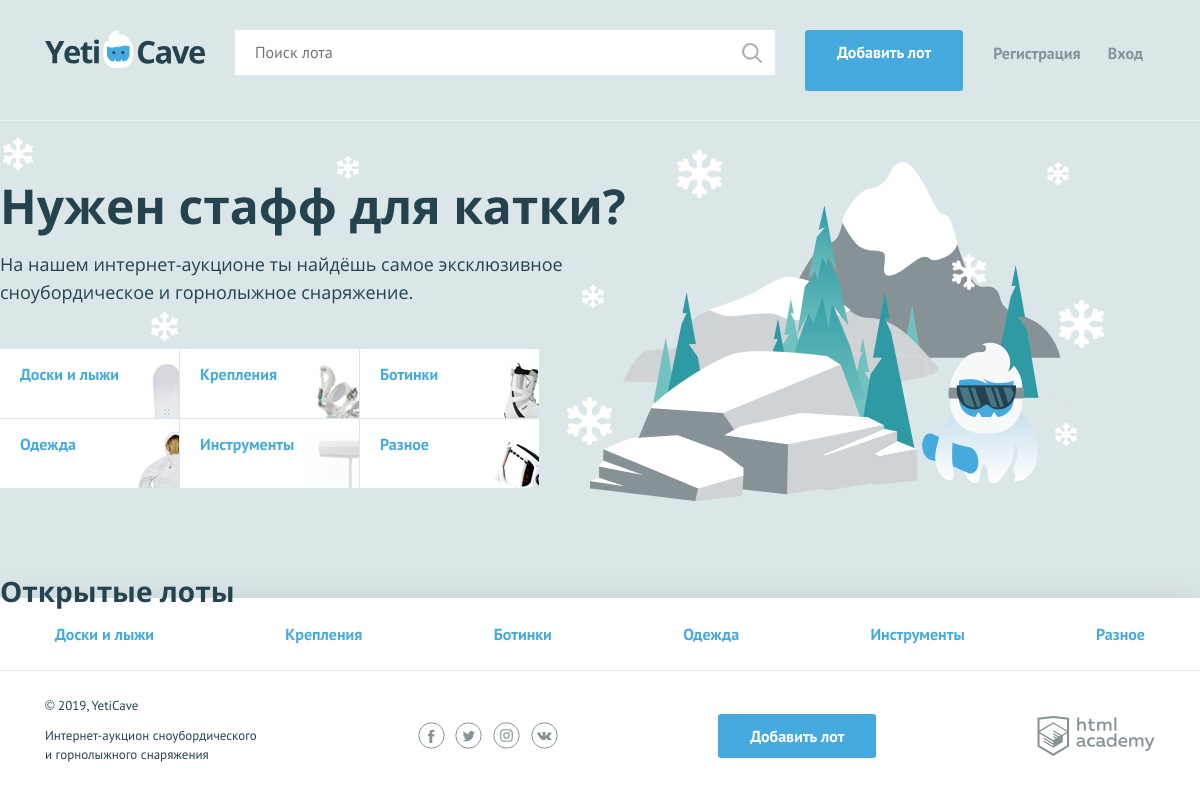
The page / on the database its author committed.
### tables this page shows
CREATE TABLE category(
    id INT AUTO_INCREMENT PRIMARY KEY,
    name CHAR(64) NOT NULL,
    symbol_code CHAR(64) NOT NULL
);

### helpers.php (called while the page is built, shortened)
<?php
function include_template($name, array $data = []) {
    $name = 'templates/' . $name;
    extract($data);
    require $name;
    $result = ob_get_clean();
    return $result;
}

### functions.php (called while the page is built, shortened)
<?php
function get_query_sql_results(mysqli $link, $result): array
{
    if ($result) {
        return mysqli_fetch_all($result, MYSQLI_ASSOC);
    } else {
        print("Error MySQL: " . mysqli_error($link));
        return [];
    }
}
function get_categories(mysqli $link)
{
    $sql = "SELECT * FROM category";
    return  get_query_sql_results($link, mysqli_query($link, $sql));
}

### templates/main.php (the view, shortened to what this page needs)
<section class="promo">
    <h2 class="promo__title">Нужен стафф для катки?</h2>
    <p class="promo__text">На нашем интернет-аукционе ты найдёшь самое эксклюзивное сноубордическое и горнолыжное снаряжение.</p>
    <ul class="promo__list">
        <?php foreach ($categories as $val) : ?>
            <li class="promo__item promo__item--<?= $val['symbol_code']; ?>">
                <a class="promo__link" href="pages/all-lots.html"><?= $val['name']; ?></a>
            </li>
        <?php endforeach; ?>
    </ul>
</section>
<section class="lots">
    <div class="lots__header">
        <h2>Открытые лоты</h2>
    </div>
</section>

### templates/layout.php (shortened to what this page needs)
<!DOCTYPE html>
<html lang="ru">
<head>
    <link href="../css/normalize.min.css" rel="stylesheet">
    <link href="../css/style.css" rel="stylesheet">
    <link href="../css/flatpickr.min.css" rel="stylesheet">
</head>
<body>
    <div class="page-wrapper">
        <header class="main-header">
            <div class="main-header__container container">
                <a class="main-header__logo" href="index.php">
                    <img src="/img/logo.svg" width="160" height="39" alt="Логотип компании YetiCave">
                </a>
                <form class="main-header__search" method="get" action="https://echo.htmlacademy.ru" autocomplete="off">
                    <input type="search" name="search" placeholder="Поиск лота">
                    <input class="main-header__search-btn" type="submit" name="find" value="Найти">
                </form>
                <a class="main-header__add-lot button" href="add.php">Добавить лот</a>
                <nav class="user-menu">
                <?php if ($_SESSION['name'] ?? false) : ?>
                        <div class="user-menu__logged">
                            <p><?= $_SESSION['name']; ?></p>
                            <a class="user-menu__bets" href="pages/my-bets.html">Мои ставки</a>
                            <a class="user-menu__logout" href="logout.php">Выход</a>
                        </div>
                    <?php else : ?>
                        <ul class="user-menu__list">
                            <li class="user-menu__item">
                                <a href="sign-up.php">Регистрация</a>
                            </li>
                            <li class="user-menu__item">
                                <a href="login.php">Вход</a>
                            </li>
                        </ul>
                    <?php endif; ?>
                </nav>
            </div>
        </header>
        <?= $content; ?>
    </div>
    <footer class="main-footer">
        <nav class="nav">
            <ul class="nav__list container">
                <?php foreach ($categories as $val) : ?>
                    <li class="nav__item">
                        <a href="/all-lots.php?category=<?= $val['symbol_code']; ?>"><?= htmlspecialchars($val['name']); ?></a>
                    </li>
                <?php endforeach; ?>
            </ul>
        </nav>
        <div class="main-footer__bottom container">
            <div class="main-footer__copyright">
                <p>© 2019, YetiCave</p>
                <p>Интернет-аукцион сноубордического и горнолыжного снаряжения</p>
            </div>
            <div class="main-footer__social social">
                <a class="social__link social__link--facebook" href="#">
                </a>
                <a class="social__link social__link--twitter" href="#">
                </a>
                <a class="social__link social__link--instagram" href="#">
                </a>
                <a class="social__link social__link--vkontakte" href="#">
                </a>
            </div>
            <a class="main-footer__add-lot button" href="add.php">Добавить лот</a>
            <div class="main-footer__developed-by">
                <a class="logo-academy" href="https://htmlacademy.ru/intensive/php">
                </a>
            </div>
        </div>
    </footer>
</body>
</html>

### rows shown on the page
category: name "Доски и лыжи"
category: name "Крепления"
category: name "Ботинки"
category: name "Одежда"
category: name "Инструменты"
category: name "Разное"
